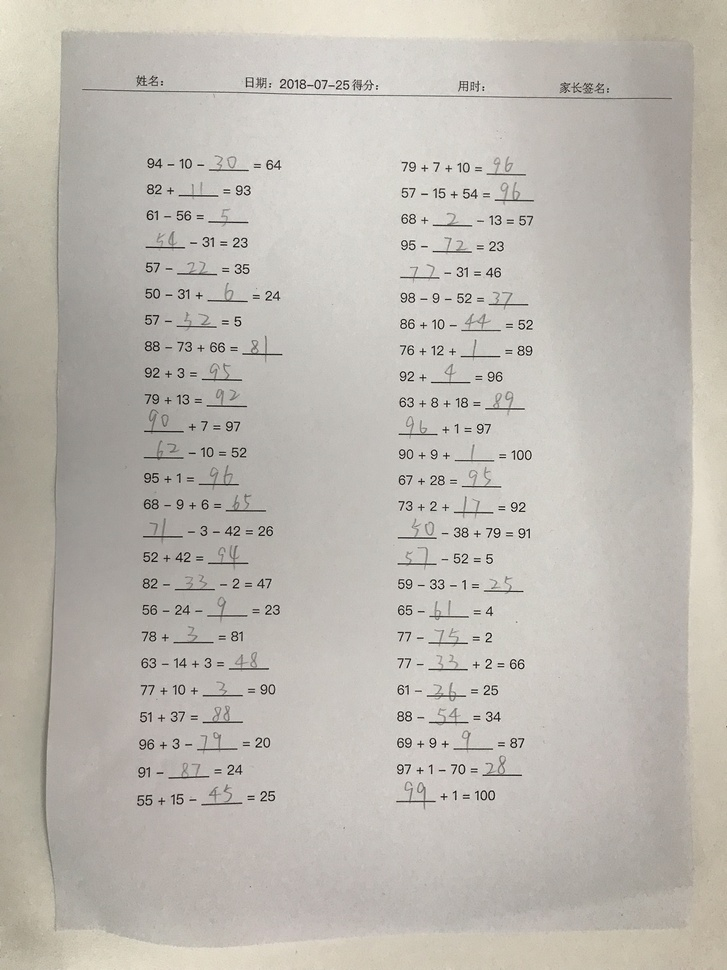
#> input picture opencv/images/IMG_1898.jpg, 727 x 970 px, shrunk from 1536 x 2048 before the run
$ python cp3_hpf.py
#> lines starting #> are read from the running program, lines starting #| are printed output that depends on the picture
import cv2
import numpy as np
from scipy import ndimage

kernel_3x3 = np.array([[-1, -1, -1],
                       [-1,  8, -1],
                       [-1, -1, -1]])

kernel_5x5 = np.array([[-1, -1, -1, -1, -1],
                       [-1,  1,  2,  1, -1],
                       [-1,  2,  4,  2, -1],
                       [-1,  1,  2,  1, -1],
                       [-1, -1, -1, -1, -1]])

img = cv2.imread("./images/IMG_1898.jpg", 0)
#> img: shape (970, 727); min 0, max 255, mean 185.1

k3 = ndimage.convolve(img, kernel_3x3)
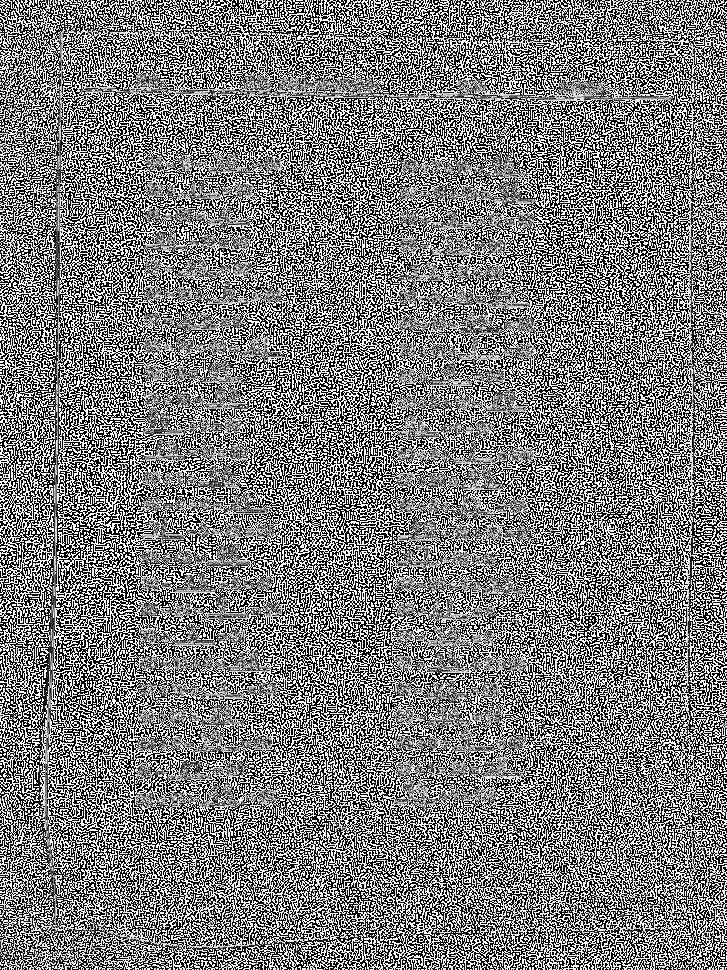
#> k3: shape (970, 727); min 0, max 255, mean 123.9
k5 = ndimage.convolve(img, kernel_5x5)
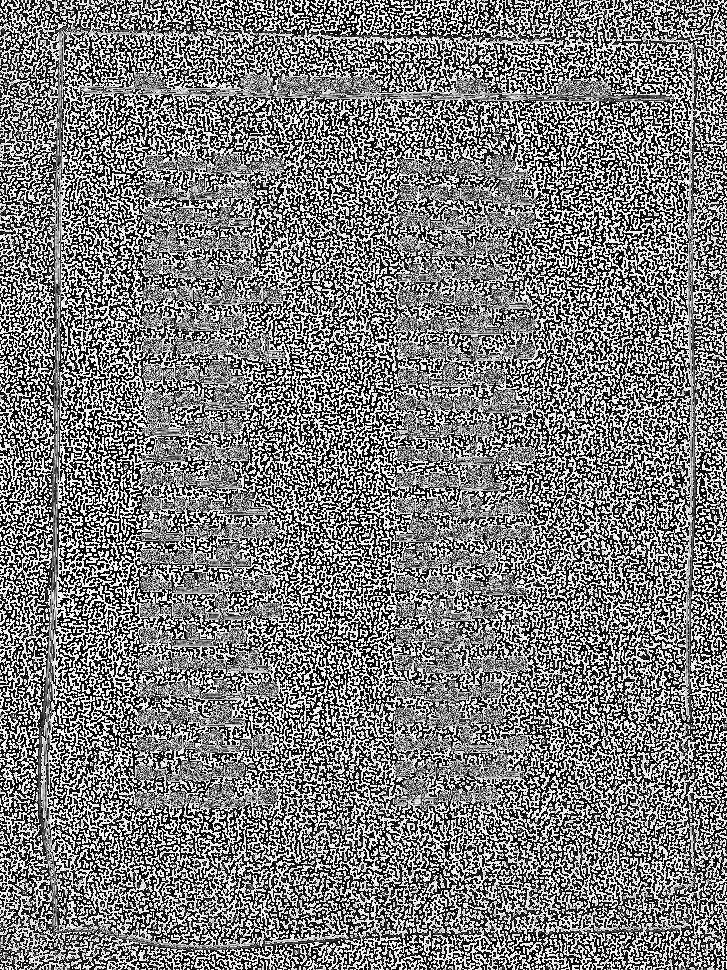
#> k5: shape (970, 727); min 0, max 255, mean 124.7

blurred = cv2.GaussianBlur(img, (11,11),0)
g_hpf = img - blurred
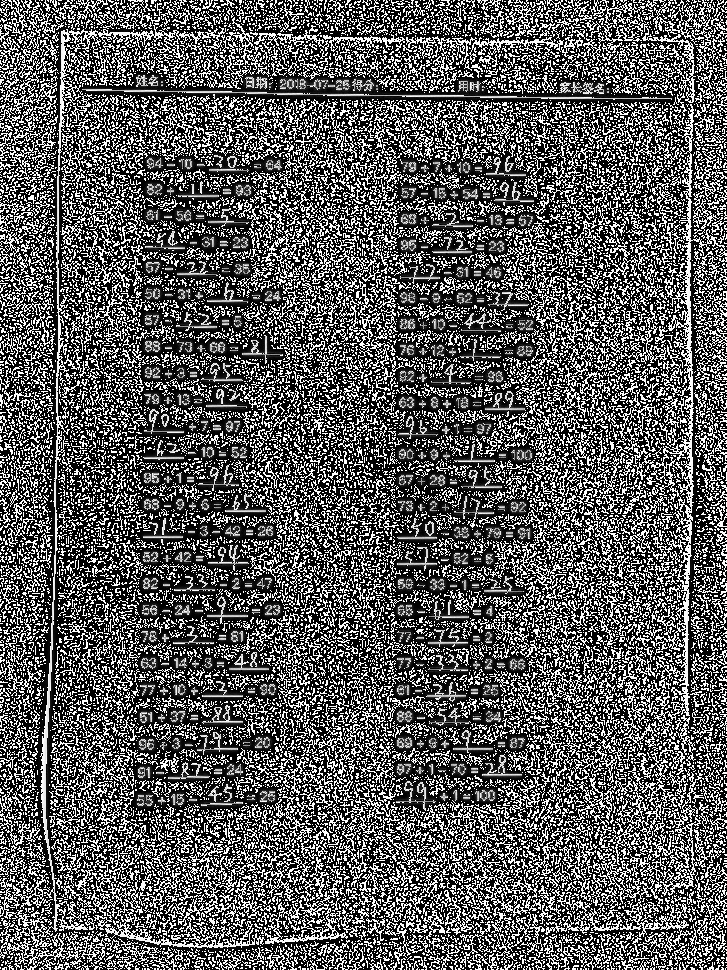
#> g_hpf: shape (970, 727); min 0, max 255, mean 89.5

cv2.imshow("3x3", k3)
cv2.imshow("5x5",k5)
cv2.imshow("g_hpf", g_hpf)
cv2.waitKey()
#> (the run stopped early here; a loop or call above may not have finished)
